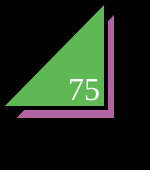
Frame 1 (no input)
Frame 60 (no input): identical to frame 1, image omitted
Frame 120 (the mouse pressed at the canvas centre since frame 60): identical to frame 1, image omitted

The p5.js sketch that drew this single still picture (run headless with seeded random() and noise() and a simulated clock; from frame 60 on, the mouse is pressed at the canvas centre):

// p5.js sketch
// ── sketch.js
function setup() {
  createCanvas(150,170);
}

function draw() {
  background(0);
  strokeWeight(4);
  fill(178, 100, 162);
  triangle(12,120,116,120,116,10);
  fill(94, 185, 84);
  triangle(0,108,106,108,106,0);
  fill(255);
  textSize(32);
  textFont("serif");
  text("75", 68, 100);
}
